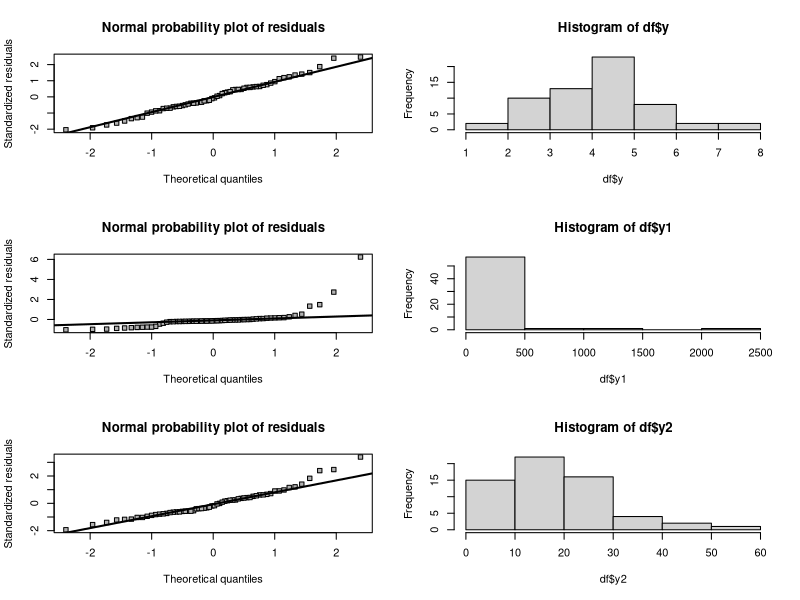
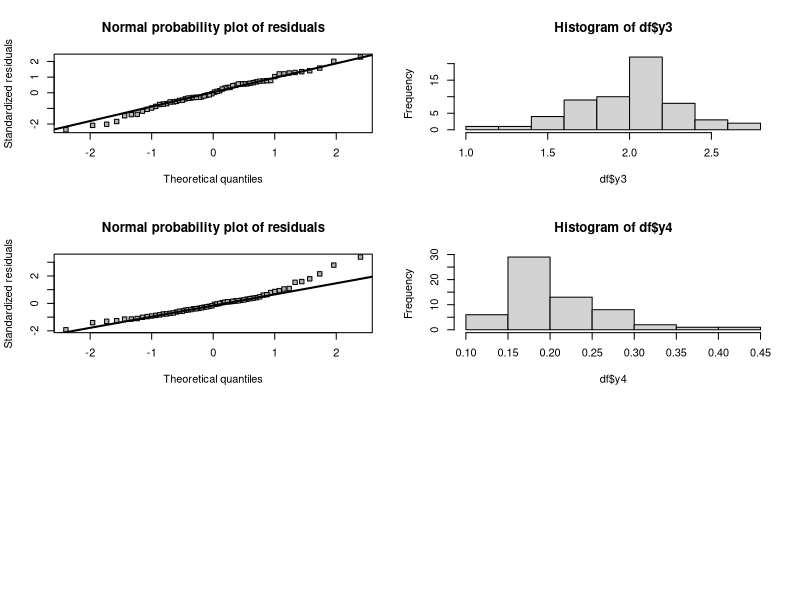

Here is the R script that generated these plots, in order:

set.seed(514)
df <- data.frame(
  y = c(rnorm(20, mean=3, sd=1), rnorm(20, mean=4, sd=1), rnorm(20, mean=5, sd=1)),
  g = gl(3, 20, labels = c("0","1","2"))
)


fit <- lm(y~g, df)

summary(fit)

anova(fit)

r  <- rstandard(fit) 
f  <- fitted(fit)
par(mfrow=c(3,2))
qqnorm(r, pch = 22, bg = "grey70",
       main = "Normal probability plot of residuals",
       xlab = "Theoretical quantiles", ylab = "Standardized residuals")
qqline(r, lwd = 2)
hist(df$y)

df$y1 <- exp(df$y)
fit1 <- lm(y1~g, df)
r1  <- rstandard(fit1) 
f1  <- fitted(fit1)

qqnorm(r1, pch = 22, bg = "grey70",
       main = "Normal probability plot of residuals",
       xlab = "Theoretical quantiles", ylab = "Standardized residuals")
qqline(r1, lwd = 2)
hist(df$y1)

df$y2 <- (df$y)^2
fit2 <- lm(y2~g, df)
r2  <- rstandard(fit2) 
f2  <- fitted(fit2)

qqnorm(r2, pch = 22, bg = "grey70",
       main = "Normal probability plot of residuals",
       xlab = "Theoretical quantiles", ylab = "Standardized residuals")
qqline(r2, lwd = 2)
hist(df$y2)

df$y3 <- sqrt(df$y)
fit3 <- lm(y3~g, df)
r3  <- rstandard(fit3) 
f3  <- fitted(fit3)

qqnorm(r3, pch = 22, bg = "grey70",
       main = "Normal probability plot of residuals",
       xlab = "Theoretical quantiles", ylab = "Standardized residuals")
qqline(r3, lwd = 2)
hist(df$y3)

df$y4 <- 1/(df$y+1)
fit4 <- lm(y4~g, df)
r4  <- rstandard(fit4) 
f4  <- fitted(fit4)

qqnorm(r4, pch = 22, bg = "grey70",
       main = "Normal probability plot of residuals",
       xlab = "Theoretical quantiles", ylab = "Standardized residuals")
qqline(r4, lwd = 2)
hist(df$y4)
